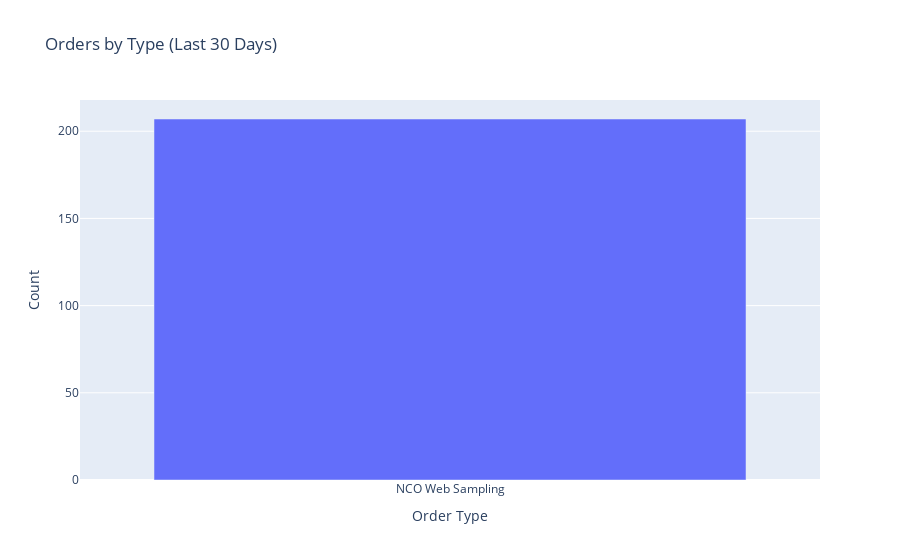
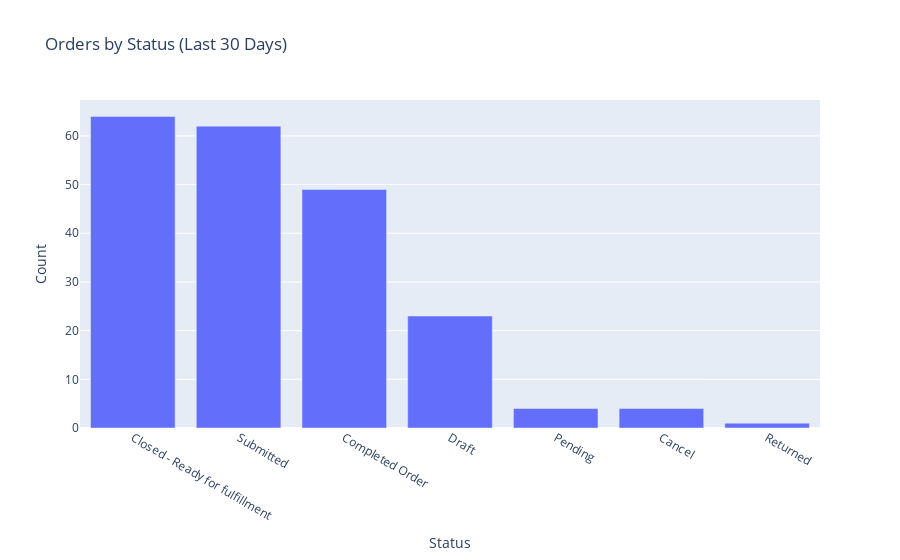
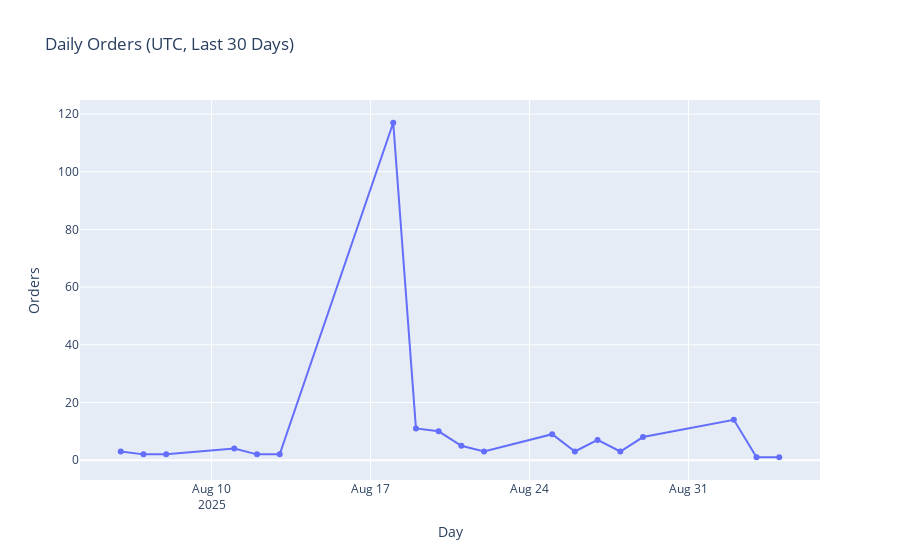

The notebook cell saved with these charts, in order:
### Code cell
# ---- Plotly dashboards for business-facing monitoring ----
# pip install if needed:  pip install plotly

import pandas as pd
import numpy as np
import plotly.express as px
import plotly.graph_objects as go

# --- Safety: build the aggregates if they aren't already present ---
if "ADC_Order_Approved_Date__c" in orders_df.columns:
    orders_df["CreatedDate"] = pd.to_datetime(orders_df["CreatedDate"], utc=True, errors="coerce")
    orders_df["ADC_Order_Approved_Date__c"] = pd.to_datetime(orders_df["ADC_Order_Approved_Date__c"], errors="coerce")

# Order types
order_type_counts = (
    orders_df["ADC_Order_Type__c"]
    .value_counts(dropna=False)
    .rename_axis("Order_Type")
    .reset_index(name="Count")
)

# Statuses
status_counts = (
    orders_df["ADC_Status__c"]
    .value_counts(dropna=False)
    .rename_axis("Status")
    .reset_index(name="Count")
)

# Daily trend (UTC)
orders_df["day"] = orders_df["CreatedDate"].dt.tz_convert("UTC").dt.date
trend = orders_df.groupby("day").size().rename("Orders").reset_index()

# SLA (days) – CreatedDate → ApprovedDate (if available)
approved = orders_df.dropna(subset=["ADC_Order_Approved_Date__c"]).copy()
if not approved.empty:
    approved["tt_days"] = (
        approved["ADC_Order_Approved_Date__c"].dt.normalize()
        - approved["CreatedDate"].dt.normalize()
    ).dt.days

# Open order aging (tweak open statuses as needed)
open_statuses = ["Submitted", "Pending", "Pending Approval", "Draft", "In Progress"]
open_df = orders_df[orders_df["ADC_Status__c"].isin(open_statuses)].copy()
aging = pd.DataFrame({"Aging_Bucket": ["<=1d","1–3d","3–7d",">7d"], "Open_Count": [0,0,0,0]})
if not open_df.empty:
    hours = (pd.Timestamp.utcnow() - open_df["CreatedDate"]).dt.total_seconds() / 3600.0
    bins = [-1, 24, 72, 168, 1e9]
    labels = ["<=1d","1–3d","3–7d",">7d"]
    bucketed = pd.cut(hours, bins=bins, labels=labels)
    aging = (bucketed.value_counts().reindex(labels).fillna(0).astype(int)
             .rename_axis("Aging_Bucket").reset_index(name="Open_Count"))

# ---------- Plotly figures ----------
fig_type = px.bar(order_type_counts, x="Order_Type", y="Count",
                  title="Orders by Type (Last 30 Days)")
fig_type.update_layout(xaxis_title="Order Type", yaxis_title="Count")

fig_status = px.bar(status_counts, x="Status", y="Count",
                    title="Orders by Status (Last 30 Days)")
fig_status.update_layout(xaxis_title="Status", yaxis_title="Count")

fig_trend = px.line(trend, x="day", y="Orders", markers=True,
                    title="Daily Orders (UTC, Last 30 Days)")
fig_trend.update_layout(xaxis_title="Day", yaxis_title="Orders")

if not approved.empty:
    fig_sla = px.histogram(approved, x="tt_days", nbins=20,
                           title="Approval Time (Days) – Distribution")
    fig_sla.update_layout(xaxis_title="Days to Approval", yaxis_title="Orders")
else:
    fig_sla = go.Figure().add_annotation(text="No approved orders with dates in window",
                                         x=0.5, y=0.5, showarrow=False)
    fig_sla.update_layout(title="Approval Time (Days) – Distribution")

fig_aging = px.bar(aging, x="Aging_Bucket", y="Open_Count",
                   title="Open Order Aging (Based on CreatedDate → Now)")
fig_aging.update_layout(xaxis_title="Aging Bucket", yaxis_title="Open Orders")

# Show inline (notebook)
fig_type.show()
fig_status.show()
fig_trend.show()
fig_sla.show()
fig_aging.show()

### Figure 1 — Plotly figure (JSON) as saved in the notebook; plotly's stock layout.template omitted (floating-point values rounded to 4 significant figures)
{"data": [{"hovertemplate": "Order_Type=%{x}<br>Count=%{y}<extra></extra>", "legendgroup": "", "marker": {"color": "#636efa", "pattern": {"shape": ""}}, "name": "", "orientation": "v", "showlegend": false, "textposition": "auto", "type": "bar", "x": ["NCO Web Sampling"], "xaxis": "x", "y": [207], "yaxis": "y"}], "layout": {"barmode": "relative", "legend": {"tracegroupgap": 0}, "title": {"text": "Orders by Type (Last 30 Days)"}, "xaxis": {"anchor": "y", "domain": [0, 1], "title": {"text": "Order Type"}}, "yaxis": {"anchor": "x", "domain": [0, 1], "title": {"text": "Count"}}}}

### Figure 2 — Plotly figure (JSON) as saved in the notebook; plotly's stock layout.template omitted (floating-point values rounded to 4 significant figures)
{"data": [{"hovertemplate": "Status=%{x}<br>Count=%{y}<extra></extra>", "legendgroup": "", "marker": {"color": "#636efa", "pattern": {"shape": ""}}, "name": "", "orientation": "v", "showlegend": false, "textposition": "auto", "type": "bar", "x": ["Closed - Ready for fulfillment", "Submitted", "Completed Order", "Draft", "Pending", "Cancel", "Returned"], "xaxis": "x", "y": [64, 62, 49, 23, 4, 4, 1], "yaxis": "y"}], "layout": {"barmode": "relative", "legend": {"tracegroupgap": 0}, "title": {"text": "Orders by Status (Last 30 Days)"}, "xaxis": {"anchor": "y", "domain": [0, 1], "title": {"text": "Status"}}, "yaxis": {"anchor": "x", "domain": [0, 1], "title": {"text": "Count"}}}}

### Figure 3 — Plotly figure (JSON) as saved in the notebook; plotly's stock layout.template omitted (floating-point values rounded to 4 significant figures)
{"data": [{"hovertemplate": "day=%{x}<br>Orders=%{y}<extra></extra>", "legendgroup": "", "line": {"color": "#636efa", "dash": "solid"}, "marker": {"symbol": "circle"}, "mode": "lines+markers", "name": "", "orientation": "v", "showlegend": false, "type": "scatter", "x": ["2025-08-06", "2025-08-07", "2025-08-08", "2025-08-11", "2025-08-12", "2025-08-13", "2025-08-18", "2025-08-19", "2025-08-20", "2025-08-21", "2025-08-22", "2025-08-25", "2025-08-26", "2025-08-27", "2025-08-28", "2025-08-29", "2025-09-02", "2025-09-03", "2025-09-04"], "xaxis": "x", "y": [3, 2, 2, 4, 2, 2, 117, 11, 10, 5, 3, 9, 3, 7, 3, 8, 14, 1, 1], "yaxis": "y"}], "layout": {"legend": {"tracegroupgap": 0}, "title": {"text": "Daily Orders (UTC, Last 30 Days)"}, "xaxis": {"anchor": "y", "domain": [0, 1], "title": {"text": "Day"}}, "yaxis": {"anchor": "x", "domain": [0, 1], "title": {"text": "Orders"}}}}
